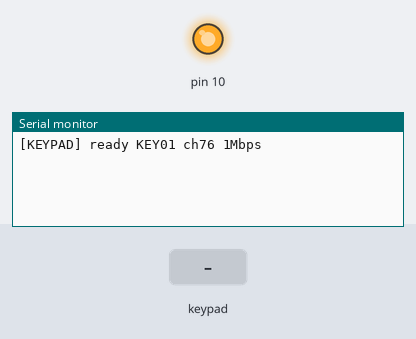
The sketch below on a simulated Arduino Nano, built with avr-gcc and run on an emulated ATmega328P. Parts: output pins drawn as LEDs (lit = HIGH), the last lines printed to the serial monitor. The test bench sets the inputs (shaded band). No radio packets arrive unless stated.

Above: at 1.2 s.
1.3 s: key '1' pressed
At 1.9 s:
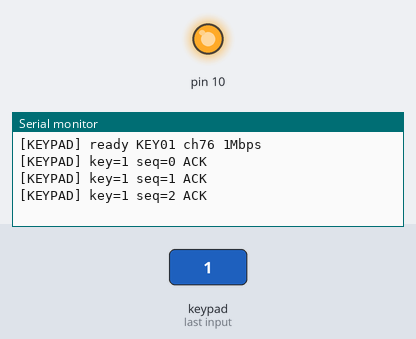
2.8 s: keypad keys 3 4 5 6 # pressed 0.4 s apart
At 5.7 s:
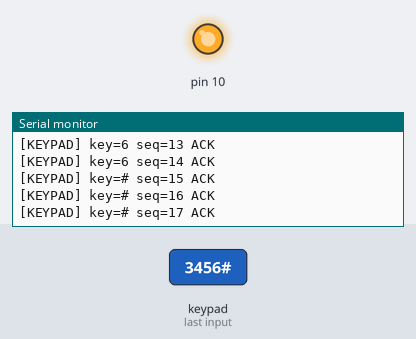
6.3 s: key '*' pressed
At 7.5 s:
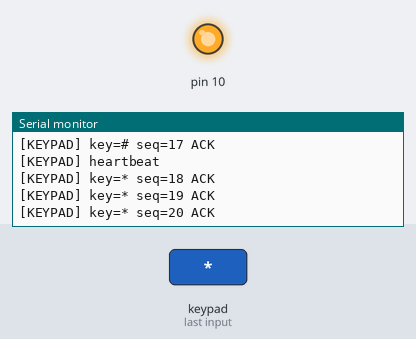
Timing chart, 0 to 9.3 s (numbered marks = the images above; inputs shaded):
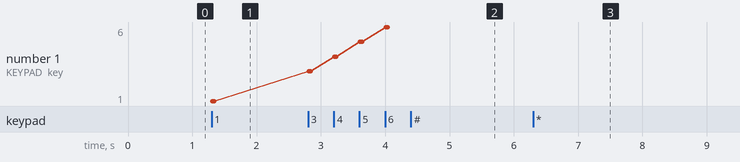

The sketch:

chord.ino
```cpp
/* Nano + nRF24 (Keypad TX) — pipe "KEY01"
   Keypad: rows D3,D4,D5,D6 ; cols D2,D9,A0  (do NOT use D10)
   nRF24 : CE D8, CSN D7, SCK 13, MOSI 11, MISO 12, VCC 3.3V, GND
   Packet: {'K', key, seq}
*/
#include <Keypad.h>
#include <SPI.h>
#include <RF24.h>

#define CE_PIN 8
#define CSN_PIN 7
RF24 radio(CE_PIN, CSN_PIN);
const byte ADDR_KEY[6] = "KEY01";

const byte ROWS=4, COLS=3;
char keys[ROWS][COLS]={{'1','2','3'},{'4','5','6'},{'7','8','9'},{'*','0','#'}};
byte rowPins[ROWS]={3,4,5,6};
byte colPins[COLS]={2,9,A0}; // A0 instead of D10

Keypad kpd(makeKeymap(keys), rowPins, colPins, ROWS, COLS);

uint8_t seq=0, failStreak=0;
char lastKey=0;
unsigned long lastSend=0, lastBeat=0;

void rfInit(){
  if(!radio.begin()){ Serial.println("[KEYPAD] RF24 begin FAILED"); while(1){} }
  radio.setAddressWidth(5);
  radio.setChannel(76);
  radio.setDataRate(RF24_1MBPS);
  radio.setPALevel(RF24_PA_LOW);
  radio.setAutoAck(true);
  radio.setCRCLength(RF24_CRC_16);
  radio.setRetries(5,15);
  radio.disableDynamicPayloads();
  radio.setPayloadSize(3);
  radio.openWritingPipe(ADDR_KEY);
  radio.stopListening();
}

void setup(){
  Serial.begin(115200);
  pinMode(10, OUTPUT); digitalWrite(10, HIGH);
  rfInit();
  Serial.println("[KEYPAD] ready KEY01 ch76 1Mbps");
}

void sendKeyOnce(char k){
  uint8_t p[3] = { 'K', (uint8_t)k, seq++ };
  bool ok = radio.write(p, sizeof(p));
  if(!ok) failStreak++; else failStreak=0;
  Serial.print("[KEYPAD] key="); Serial.print(k); Serial.print(" seq="); Serial.print(seq-1);
  Serial.println(ok ? " ACK" : " FAIL");
  if(failStreak>=5){ Serial.println("[KEYPAD] reinit"); rfInit(); failStreak=0; }
}
void sendKeyBurst(char k){ for(int i=0;i<3;i++){ sendKeyOnce(k); delay(15); } }

void loop(){
  char k = kpd.getKey();
  unsigned long now = millis();
  if(k && (k!=lastKey || now-lastSend>=500)){
    sendKeyBurst(k);
    lastKey=k; lastSend=now;
  }
  if(!k) lastKey=0;
  if(now-lastBeat>=2000){ lastBeat=now; Serial.println("[KEYPAD] heartbeat"); }
}
```

Measured:
- after the input at 1.3 s, the serial monitor: prints a new line at once (image 1)
- after the input at 2.8 s, the serial monitor: prints a new line at once (image 2)
- after the input at 6.3 s, the serial monitor: prints a new line at once (image 3)
- plotted number 1: 1 → 6 after the input at 2.8 s
